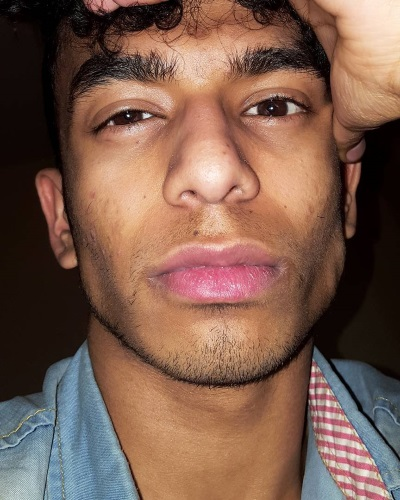
#> input picture me.jpg, 400 x 500 px, given in place of the camera
$ python main.py
#> lines starting #> are read from the running program, lines starting #| are printed output that depends on the picture; after the words box and inside, x2 and y2 are one past the last pixel; in counts of white or black regions, pixels touching at a corner belong together
### Facial Recognition/human_detection.py
''''
cargoProtecTPro - Delta Hacks 5 2019
***************************************

Created BY: MOhammed Perves, Amanda Masjuwar, Jessica Li, Amanda Guo
'''
from imutils.object_detection import non_max_suppression
import imutils
import numpy as np
import cv2


def detect_humans():
    face_cascade = cv2.CascadeClassifier('haarcascade_frontalface_default.xml')
    low_cascade = cv2.CascadeClassifier('haarcascade_lowerbody.xml')

    # initialize the HOG descriptor/person detector
    hog = cv2.HOGDescriptor()
    hog.setSVMDetector(cv2.HOGDescriptor_getDefaultPeopleDetector())

    # loop over the image paths
    cap = cv2.VideoCapture(0)
    #cap = cv2.VideoCapture("http://172.17.98.28:8080/video")
    cap.set(3, 640)  # set video widht
    cap.set(4, 480)  # set video height

    # cap = cv2.VideoCapture("http://172.17.100.90:8080/shot.jpg")
    font = cv2.FONT_HERSHEY_SIMPLEX

    while True:
        # Capture frame-by-frame
        grabbed, frame = cap.read()
#> frame is the input picture: shape (500, 400, 3); mean B, G, R 77.8, 92.6, 124.5
        # frame = cv2.resize(frame, (0, 0), fx=0.30, fy=0.3)
        frame = imutils.resize(frame, width=500)
#> frame: shape (625, 500, 3)

        # Our operations on the frame come here
        gray = cv2.cvtColor(frame, cv2.COLOR_BGR2GRAY)
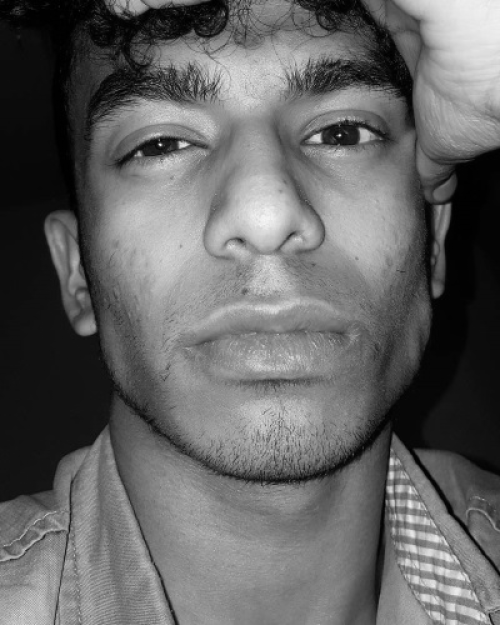
#> gray: shape (625, 500); min 0, max 247, mean 100.5
        gray = np.dstack([gray, gray, gray])
#> gray: shape (625, 500, 3)
        # [7 lines of commented-out code are left out]
        faces = face_cascade.detectMultiScale(gray, 1.1, 4)  # 1.1, 4
#> faces = [[63, 24, 386, 386]]
        # low = low_cascade.detectMultiScale(gray, 1.1, 3)

        # detect people in the frame
        (rects, weights) = hog.detectMultiScale(gray, winStride=(4, 4), padding=(5, 5), scale=1.05)
#> rects = [[21, 173, 82, 164]]; weights = [0.28]

        # detect faces in the frame
        for (xF, yF, wF, hF) in faces:
            cv2.rectangle(gray, (xF, yF), (xF + wF, yF + hF), (12, 150, 100), 2)
            cv2.putText(gray, 'Face', (xF, yF), font, 1, (255, 0, 0), 2, cv2.LINE_AA)
#> this loop made 1 pass
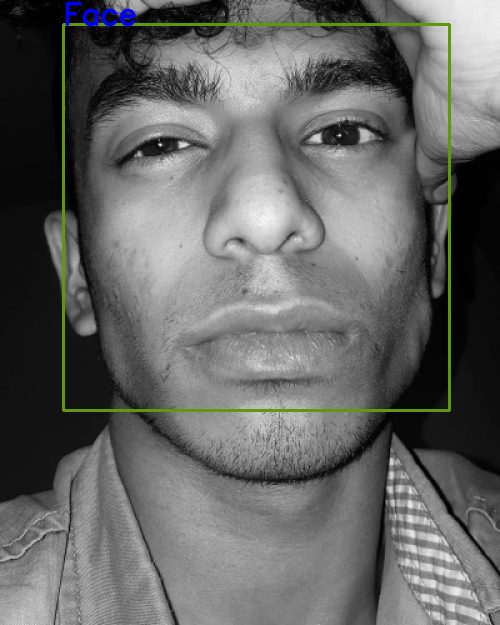
#> gray: shape (625, 500, 3); mean of channels 0, 1, 2 100.2, 101.7, 101; drawn as B, G, R

        # detect lower body in the frame
        # for (x, y, w, h) in low:
        # cv2.rectangle(gray, (x, y), (x + w, y + h), (12, 150, 100), 2)
        # cv2.putText(gray, 'Lower body', (x, y), font, 1, (255, 0, 0), 2, cv2.LINE_AA)

        # draw the original bounding boxes
        for (x, y, w, h) in rects:
            cv2.rectangle(frame, (x, y), (x + w, y + h), (0, 0, 255), 2)
            cv2.putText(frame, 'Human', (x, y), font, 1, (255, 0, 0), 2, cv2.LINE_AA)
#> this loop made 1 pass
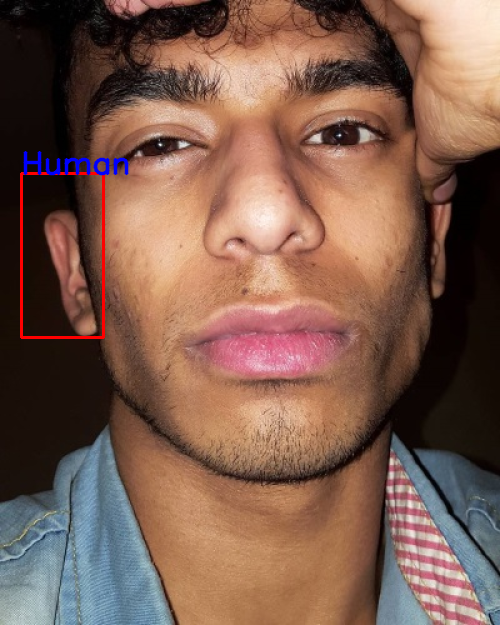
#> frame: shape (625, 500, 3); mean B, G, R 78.4, 92.4, 125.2

        # apply non-maxima suppression to the bounding boxes using a
        # fairly large overlap threshold to try to maintain overlapping
        # boxes that are still people
        rects = np.array([[x, y, x + w, y + h] for (x, y, w, h) in rects])
#> rects = [[21, 173, 103, 337]]
        pick = non_max_suppression(rects, probs=None, overlapThresh=0.65)
#> pick = [[21, 173, 103, 337]]

        # draw the final bounding boxes after compression
        for (xA, yA, xB, yB) in pick:
            cv2.rectangle(gray, (xA, yA), (xB, yB), (0, 255, 0), 2)
            cv2.putText(gray, 'Human', (xA, yA), font, 1, (255, 0, 0), 2, cv2.LINE_AA)
#> this loop made 1 pass
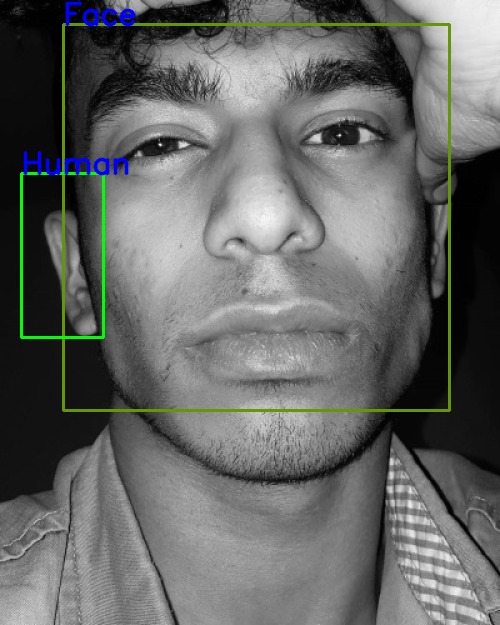
#> gray: shape (625, 500, 3); 0.81% of pixels changed, all inside (x1, y1, x2, y2) = (20, 151, 129, 339); drawn as B, G, R

        # show some information on the number of bounding boxes
        # print("[INFO] : {} original boxes, {} after suppression".format(len(rects), len(pick)))

        # show the output images
        cv2.imshow("Colour - Human Detection", frame)
        cv2.imshow("Grayscale - Final (Compressed: Face & Lower Body)", gray)

        if cv2.waitKey(1) & 0xFF == ord('q') or not grabbed:
#> (key q is pressed here)
            break
    return

### Facial Recognition/main.py
''''
cargoProtecTPro - Delta Hacks 5 2019
***************************************

Created BY: MOhammed Perves, Amanda Masjuwar, Jessica Li, Amanda Guo
'''
from dataset_generator import gen_data
from train_model import train_model
from face_recognition import recognize_faces
from human_detection import detect_humans


def dataset_generator():
    gen_data()
    return


def model_trainer():
    train_model()


def recognizer():
    recognize_faces()


def human_detector():
    detect_humans()


if __name__ == '__main__':
    # dataset_generator()
    # model_trainer()
    #recognizer()
    detect_humans()
